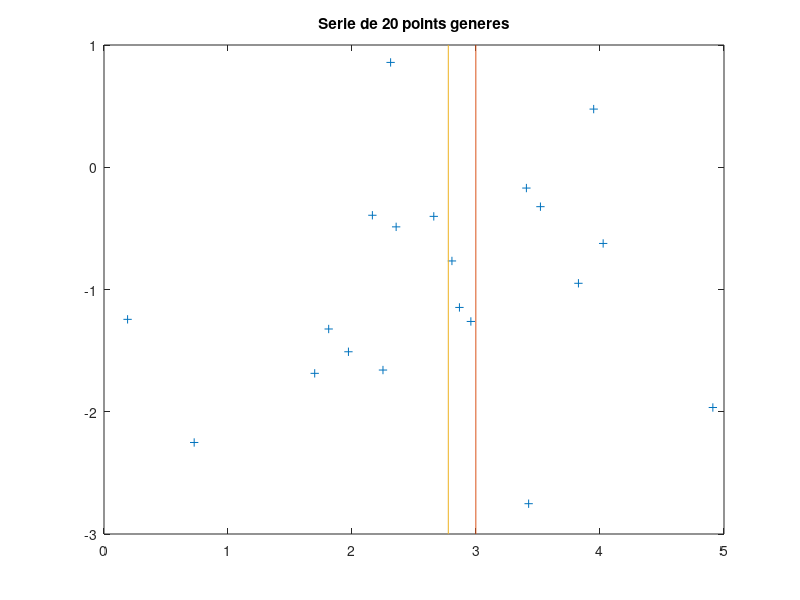
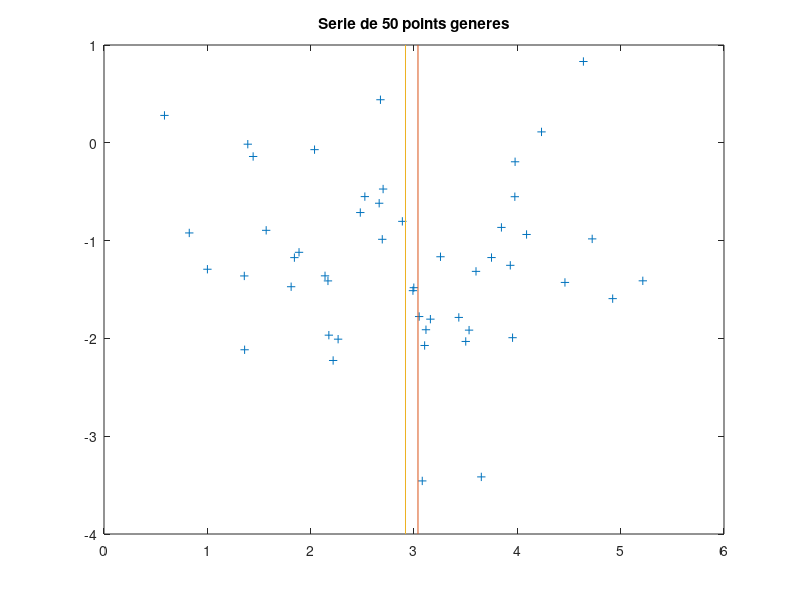
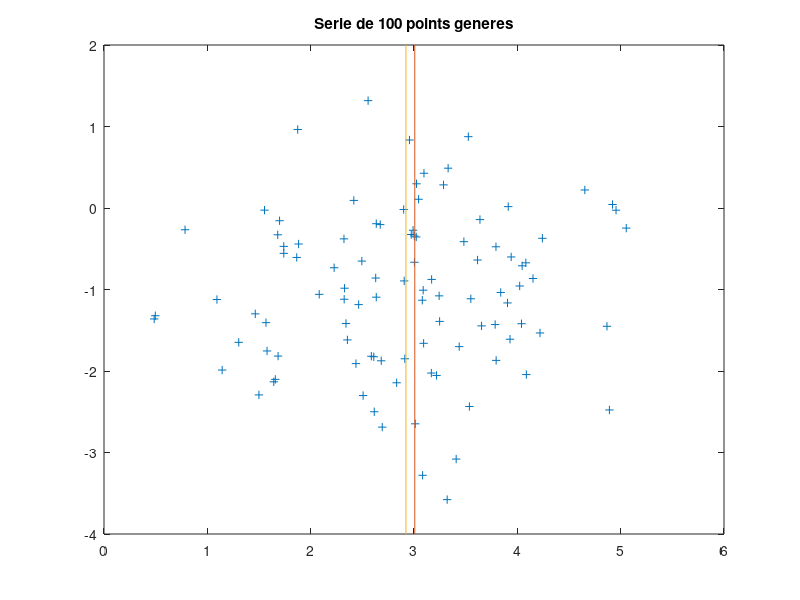
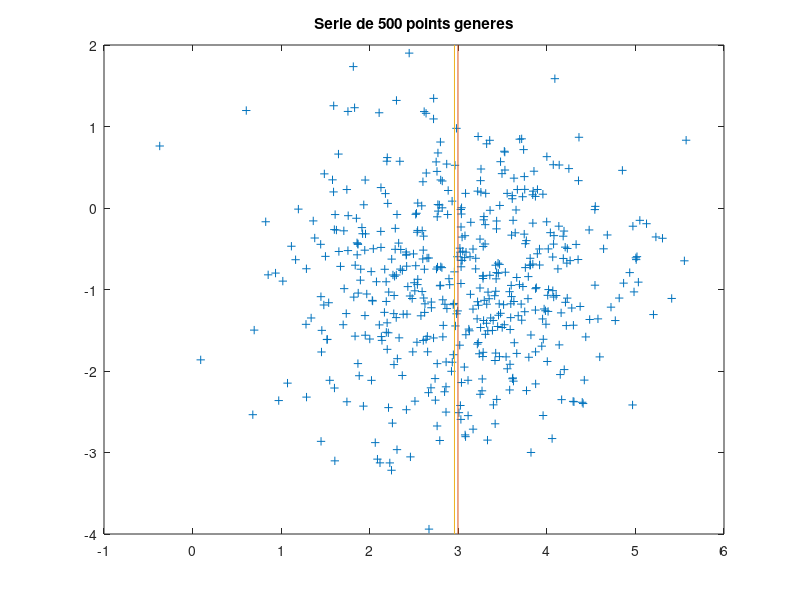

Write MATLAB code to recreate these figures, in order. (Note: this script raises an error after producing the figures.)
%% D1
clc, clear all, close all;

iterations = 10;
data_points = [20, 50, 100, 500];

m = cell(iterations, length(data_points));
C = cell(iterations, length(data_points));

m_average = cell(length(data_points), 1);
C_average = cell(length(data_points), 1);

m_stddev = cell(length(data_points), 1);
C_stddev = cell(length(data_points), 1);

for i=1:length(data_points)
    % Initialise les cells aux bonnes dimensions 
    m_average{i} = zeros(2, 1);
    C_average{i} = zeros(2, 2);
    
    m_stddev{i} = zeros(2, 1);
    C_stddev{i} = zeros(2, 2);
    
    N = data_points(i);
    
    for j=1:iterations
    
    x1 = randn(1, N) + 3;
    x2 = randn(1, N) - 1;

    % Calcul des moyennes
    m{j,i} = [sum(x1)/N; sum(x2)/N];

    % Estimation de la covariance
    ctmp = [x1 - m{j,i}(1); x2 - m{j,i}(2)];
    C{j,i} = (ctmp * ctmp') / (N - 1);
    
    % Accumulation pour calcul de la moyenne des moyenne et des ecarts-types
    m_average{i} = m_average{i} + m{j,i};
    C_average{i} = C_average{i} + C{j,i};
    end

    m_average{i} = m_average{i} ./ iterations;
    C_average{i} = C_average{i} ./ iterations;

    for j=1:iterations
        m_stddev{i} = m_stddev{i} + (m{j,i} - m_average{i}).^2
        C_stddev{i} = C_stddev{i} + (C{j,i} - C_average{i}).^2
    end

    m_stddev{i} = sqrt(m_stddev{i} / (iterations-1));
    C_stddev{i} = sqrt(C_stddev{i} / (iterations-1));

    % Affichage
    figure;
    plot(x1, x2, '+');
    hold on;
    plot([m_average{i}(1) m_average{i}(1)], get(gca,'ylim'));
    plot([(m_average{i}(1)- m_stddev{i}(1)) (m_average{i}(1)- m_stddev{i}(1))], get(gca,'ylim'));
    title(sprintf('Serie de %d points generes', N));
end

load C1.txt
load C2.txt
load C3.txt


%% Classification des images
clc, clear all, close all;

coast_images = dir('image_processing\baseDeDonneesImagesLabEtProblematique\baseDeDonneesImages\coast*.jpg');
%forest_images = dir('image_processing\baseDeDonneesImagesLabEtProblematique\baseDeDonneesImages\forest*.jpg');
%street_images = dir('image_processing\baseDeDonneesImagesLabEtProblematique\baseDeDonneesImages\street*.jpg');

% Détermination de la taille de l'échantillon de validation (et
% complémentairement d'entrainement)
validation_set_size = round(size(coast_images,1)*0.20);

% Création de l'échantillon d'entrainement
coast_training_set = coast_images(1:end - validation_set_size, 1);
%forest_training_set = forest_images(1:end - validation_set_size, 1);
%street_training_set = street_images(1:end - validation_set_size, 1);

% Création de l'échantillon de validation
coast_validation_set = coast_images(end-validation_set_size+1:end, 1);
%forest_validation_set = forest_images(end-validation_set_size+1:end, 1);
%street_validation_set = street_images(end-validation_set_size+1:end, 1);

coast_vector_images = {size(coast_training_set, 1)};
% coast_vector_images_R = zeros(1, size(coast_training_set, 1)*256^2);
% coast_vector_images_G = zeros(1, size(coast_training_set, 1)*256^2);
% coast_vector_images_B = zeros(1, size(coast_training_set, 1)*256^2);

coast_vector_images_R = [];
coast_vector_images_G = [];
coast_vector_images_B = [];

%for i=1:size(coast_training_set, 1)
for i=1:1
    im = double(imread(strcat('image_processing\baseDeDonneesImagesLabEtProblematique\baseDeDonneesImages\', coast_training_set(1).name)));
    coast_vector_images{i} = reshape(im,1,256^2,3);
    coast_vector_images_R = [coast_vector_images_R coast_vector_images{i}(1,:,1)];
    coast_vector_images_G = [coast_vector_images_G coast_vector_images{i}(1,:,2)];
    coast_vector_images_B = [coast_vector_images_B coast_vector_images{i}(1,:,3)];
end

mean_R = mean(coast_vector_images_R);
mean_G = mean(coast_vector_images_G);
mean_B = mean(coast_vector_images_B);

norm_coast_vector_images_R = coast_vector_images_R - mean_R;
norm_coast_vector_images_G = coast_vector_images_G - mean_G;
norm_coast_vector_images_B = coast_vector_images_B - mean_B;

covar_RR = sum((norm_coast_vector_images_R ) .* (norm_coast_vector_images_R ), 'all')/size(norm_coast_vector_images_R,2);
covar_RG = sum((norm_coast_vector_images_R ) .* (norm_coast_vector_images_G), 'all')/size(norm_coast_vector_images_R,2);
covar_RB = sum((norm_coast_vector_images_R ) .* (norm_coast_vector_images_B), 'all')/size(norm_coast_vector_images_R,2);

covar_GR = sum((norm_coast_vector_images_G) .* (norm_coast_vector_images_R ), 'all')/size(norm_coast_vector_images_R,2);
covar_GG = sum((norm_coast_vector_images_G) .* (norm_coast_vector_images_G), 'all')/size(norm_coast_vector_images_R,2);
covar_GB = sum((norm_coast_vector_images_G) .* (norm_coast_vector_images_B), 'all')/size(norm_coast_vector_images_R,2);

covar_BR = sum((norm_coast_vector_images_B) .* (norm_coast_vector_images_R ), 'all')/size(norm_coast_vector_images_R,2);
covar_BG = sum((norm_coast_vector_images_B) .* (norm_coast_vector_images_G), 'all')/size(norm_coast_vector_images_R,2);
covar_BB = sum((norm_coast_vector_images_B) .* (norm_coast_vector_images_B), 'all')/size(norm_coast_vector_images_R,2);


covar_mat = [covar_RR covar_RG covar_RB; covar_GR covar_GG covar_GB; covar_BR covar_BG covar_BB];

[eig_vecs, eig_vals] = eig(covar_mat);

[max_eig_val, col_of_max] = max(eig_vals,[],'all', 'linear');
col_of_max = mod(col_of_max, size(eig_vals,1));

if col_of_max == 0
    col_of_max = 3;
end

log_max_eig_val = log10(max_eig_val);

for i=1:size(eig_vals)
    if  log10(max(eig_vals(:,i))) < log_max_eig_val - 2
        eig_vecs(:,i) = [];
    end
end

final_data = eig_vecs'*[norm_coast_vector_images_R;norm_coast_vector_images_G;norm_coast_vector_images_B];

% forest_vector_images = {size(forest_training_set, 1)};
% for i=1:size(forest_training_set, 1)
%     im = double(imread(strcat('baseDeDonneesImagesLabEtProblematique\baseDeDonneesImages\', forest_training_set(1).name)));
%     forest_vector_images{i} = reshape(im,1,256^2,3);
% end
% 
% street_vector_images = {size(street_training_set, 1)};
% for i=1:size(street_training_set, 1)
%     im = double(imread(strcat('baseDeDonneesImagesLabEtProblematique\baseDeDonneesImages\', street_training_set(1).name)));
%     street_vector_images{i} = reshape(im,1,256^2,3);
% end

disp(covar_mat);
